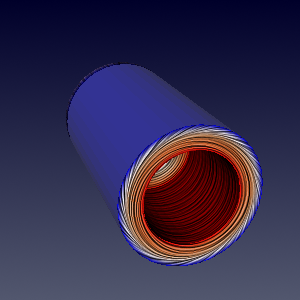

The script that drew this image:
#!/usr/bin/env python

# Test vtkCompositeSurfaceLICMapper: SurfaceLICCurvedContrastEnhancedColorMappedSmallGrainMask.

import vtkmodules.vtkInteractionStyle  # noqa: F401
import vtkmodules.vtkRenderingOpenGL2  # noqa: F401

import math
import os

from vtkmodules.vtkCommonCore import vtkFloatArray
from vtkmodules.vtkCommonDataModel import vtkDataObject
from vtkmodules.vtkIOXML import vtkXMLPolyDataReader
from vtkmodules.vtkRenderingCore import (
    vtkActor,
    vtkDiscretizableColorTransferFunction,
    vtkRenderWindow,
    vtkRenderWindowInteractor,
    vtkRenderer,
)
from vtkmodules.vtkRenderingLICOpenGL2 import (
    vtkCompositeSurfaceLICMapper,
    vtkSurfaceLICInterface,
)

# Read data
data_dir = os.environ.get("VPE_DATA_DIR", os.path.dirname(os.path.abspath(__file__)))
reader = vtkXMLPolyDataReader()
reader.SetFileName(os.path.join(data_dir, "disk_out_ref_surface.vtp"))
reader.Update()
data_obj = reader.GetOutputDataObject(0)

# Mapper
lic_mapper = vtkCompositeSurfaceLICMapper()
lic_mapper.SetInputArrayToProcess(
    0, 0, 0, vtkDataObject.FIELD_ASSOCIATION_POINTS_THEN_CELLS, "V")
lic_mapper.SetInputDataObject(data_obj)

# Compute vector magnitude for coloring
mag_range = [float("inf"), float("-inf")]
mag_name = None
if hasattr(data_obj, "NewIterator"):
    it = data_obj.NewIterator()
    it.InitTraversal()
    while not it.IsDoneWithTraversal():
        ds = it.GetCurrentDataObject()
        if ds and ds.GetNumberOfCells() > 0:
            v = ds.GetPointData().GetArray("V")
            if v is not None:
                mag = vtkFloatArray()
                mag.SetName("magV")
                mag.SetNumberOfTuples(v.GetNumberOfTuples())
                for j in range(v.GetNumberOfTuples()):
                    s = sum(v.GetComponent(j, c) ** 2 for c in range(v.GetNumberOfComponents()))
                    mag.SetValue(j, math.sqrt(s))
                ds.GetPointData().SetScalars(mag)
                mag_name = mag.GetName()
                r = mag.GetRange()
                mag_range[0] = min(mag_range[0], r[0])
                mag_range[1] = max(mag_range[1], r[1])
        it.GoToNextItem()
else:
    if data_obj.GetNumberOfCells() > 0:
        v = data_obj.GetPointData().GetArray("V")
        if v is not None:
            mag = vtkFloatArray()
            mag.SetName("magV")
            mag.SetNumberOfTuples(v.GetNumberOfTuples())
            for j in range(v.GetNumberOfTuples()):
                s = sum(v.GetComponent(j, c) ** 2 for c in range(v.GetNumberOfComponents()))
                mag.SetValue(j, math.sqrt(s))
            data_obj.GetPointData().SetScalars(mag)
            mag_name = mag.GetName()
            r = mag.GetRange()
            mag_range = [r[0], r[1]]

lut = vtkDiscretizableColorTransferFunction()
lut.SetColorSpaceToRGB()
lut.AddRGBPoint(mag_range[0], 0.0, 0.0, 1.0)
lut.AddRGBPoint(mag_range[1], 1.0, 0.0, 0.0)
lut.SetColorSpaceToDiverging()
lut.Build()
lut.SetDiscretize(True)
lut.SetNumberOfValues(256)
lic_mapper.SetLookupTable(lut)
lic_mapper.SetScalarModeToUsePointData()
lic_mapper.SetScalarVisibility(1)
lic_mapper.SelectColorArray(mag_name)
lic_mapper.SetUseLookupTableScalarRange(1)
lic_mapper.SetScalarModeToUsePointFieldData()
lic_mapper.SetInterpolateScalarsBeforeMapping(0)

# LIC interface parameters
lic_interface = lic_mapper.GetLICInterface()
lic_interface.SetNumberOfSteps(40)
lic_interface.SetStepSize(0.4)
lic_interface.SetEnhancedLIC(1)
lic_interface.SetNormalizeVectors(1)
lic_interface.SetGenerateNoiseTexture(1)
lic_interface.SetNoiseType(1)
lic_interface.SetNoiseTextureSize(200)
lic_interface.SetNoiseGrainSize(1)
lic_interface.SetMinNoiseValue(0.0)
lic_interface.SetMaxNoiseValue(1.0)
lic_interface.SetNumberOfNoiseLevels(1024)
lic_interface.SetImpulseNoiseProbability(1.0)
lic_interface.SetImpulseNoiseBackgroundValue(0.0)
lic_interface.SetNoiseGeneratorSeed(1)
lic_interface.SetEnhanceContrast(4)
lic_interface.SetLowLICContrastEnhancementFactor(0.0)
lic_interface.SetHighLICContrastEnhancementFactor(0.0)
lic_interface.SetLowColorContrastEnhancementFactor(0.0)
lic_interface.SetHighColorContrastEnhancementFactor(0.0)
lic_interface.SetAntiAlias(0)
lic_interface.SetColorMode(1)
lic_interface.SetLICIntensity(0.8)
lic_interface.SetMapModeBias(0.0)
lic_interface.SetMaskOnSurface(0)
lic_interface.SetMaskThreshold(0.0)
lic_interface.SetMaskIntensity(0.2)
lic_interface.SetMaskColor([1.0, 1.0, 1.0])

# Actor
lic_actor = vtkActor()
lic_actor.SetMapper(lic_mapper)

# Renderer
renderer = vtkRenderer()
renderer.AddActor(lic_actor)
renderer.SetBackground(0.3216, 0.3412, 0.4314)
renderer.SetBackground2(0.0, 0.0, 0.1647)
renderer.GradientBackgroundOn()

# Render window
render_window = vtkRenderWindow()
render_window.SetSize(300, 300)
render_window.AddRenderer(renderer)
render_window.SetWindowName("surface lic curved contrast enhanced color mapped small grain mask")

# Interactor
interactor = vtkRenderWindowInteractor()
interactor.SetRenderWindow(render_window)

# Functional render for OpenGL context check
render_window.Render()

if not vtkSurfaceLICInterface.IsSupported(render_window):
    print("WARNING: Surface LIC not supported, skipping.")
else:
    # Scene
    camera = renderer.GetActiveCamera()
    camera.SetFocalPoint(-1.88, -0.98, -1.04)
    camera.SetPosition(13.64, 4.27, -31.59)
    camera.SetViewAngle(30)
    camera.SetViewUp(0.41, 0.83, 0.35)
    renderer.ResetCamera()

    interactor.Initialize()
    interactor.Start()
